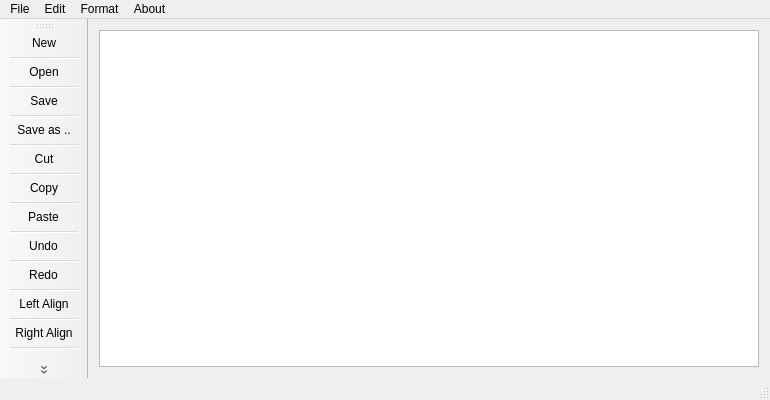
<?xml version="1.0" encoding="UTF-8"?>
<ui version="4.0">
 <class>MainWindow</class>
 <widget class="QMainWindow" name="MainWindow">
  <property name="geometry">
   <rect>
    <x>0</x>
    <y>0</y>
    <width>770</width>
    <height>400</height>
   </rect>
  </property>
  <property name="windowTitle">
   <string>MainWindow</string>
  </property>
  <widget class="QWidget" name="centralWidget">
   <layout class="QHBoxLayout" name="horizontalLayout">
    <item>
     <widget class="QTextEdit" name="textEdit">
      <property name="enabled">
       <bool>true</bool>
      </property>
      <property name="cursor" stdset="0">
       <cursorShape>IBeamCursor</cursorShape>
      </property>
      <property name="inputMethodHints">
       <set>Qt::ImhMultiLine</set>
      </property>
      <property name="html">
       <string>&lt;!DOCTYPE HTML PUBLIC &quot;-//W3C//DTD HTML 4.0//EN&quot; &quot;http://www.w3.org/TR/REC-html40/strict.dtd&quot;&gt;
&lt;html&gt;&lt;head&gt;&lt;meta name=&quot;qrichtext&quot; content=&quot;1&quot; /&gt;&lt;style type=&quot;text/css&quot;&gt;
p, li { white-space: pre-wrap; }
&lt;/style&gt;&lt;/head&gt;&lt;body style=&quot; font-family:'.SF NS Text'; font-size:13pt; font-weight:400; font-style:normal;&quot;&gt;
&lt;p style=&quot;-qt-paragraph-type:empty; margin-top:0px; margin-bottom:0px; margin-left:0px; margin-right:0px; -qt-block-indent:0; text-indent:0px;&quot;&gt;&lt;br /&gt;&lt;/p&gt;
&lt;p style=&quot;-qt-paragraph-type:empty; margin-top:0px; margin-bottom:0px; margin-left:0px; margin-right:0px; -qt-block-indent:0; text-indent:0px;&quot;&gt;&lt;br /&gt;&lt;/p&gt;&lt;/body&gt;&lt;/html&gt;</string>
      </property>
     </widget>
    </item>
   </layout>
  </widget>
  <widget class="QMenuBar" name="menuBar">
   <property name="geometry">
    <rect>
     <x>0</x>
     <y>0</y>
     <width>770</width>
     <height>22</height>
    </rect>
   </property>
   <widget class="QMenu" name="menuFile">
    <property name="title">
     <string>File</string>
    </property>
    <addaction name="actionNew"/>
    <addaction name="actionOpen"/>
    <addaction name="separator"/>
    <addaction name="actionSave"/>
    <addaction name="actionSave_as"/>
    <addaction name="separator"/>
    <addaction name="actionExit_2"/>
   </widget>
   <widget class="QMenu" name="menuEdit">
    <property name="title">
     <string>Edit</string>
    </property>
    <addaction name="actionCut"/>
    <addaction name="actionCopy"/>
    <addaction name="actionPaste"/>
    <addaction name="separator"/>
    <addaction name="actionUndo"/>
    <addaction name="actionRedo"/>
    <addaction name="separator"/>
   </widget>
   <widget class="QMenu" name="menuAbout">
    <property name="title">
     <string>About</string>
    </property>
    <addaction name="actionAbout_QtTxtEdit"/>
    <addaction name="separator"/>
    <addaction name="actionAbout_Qt"/>
   </widget>
   <widget class="QMenu" name="menuFormat">
    <property name="title">
     <string>Format</string>
    </property>
    <addaction name="actionLeft_Align"/>
    <addaction name="actionRight_Align"/>
    <addaction name="actionCenter_Align"/>
    <addaction name="separator"/>
    <addaction name="actionFont_Dialog"/>
    <addaction name="actionColour_Dialog"/>
   </widget>
   <addaction name="menuFile"/>
   <addaction name="menuEdit"/>
   <addaction name="menuFormat"/>
   <addaction name="menuAbout"/>
  </widget>
  <widget class="QToolBar" name="mainToolBar">
   <attribute name="toolBarArea">
    <enum>LeftToolBarArea</enum>
   </attribute>
   <attribute name="toolBarBreak">
    <bool>false</bool>
   </attribute>
   <addaction name="actionNew"/>
   <addaction name="separator"/>
   <addaction name="actionOpen"/>
   <addaction name="separator"/>
   <addaction name="actionSave"/>
   <addaction name="separator"/>
   <addaction name="actionSave_as"/>
   <addaction name="separator"/>
   <addaction name="actionCut"/>
   <addaction name="separator"/>
   <addaction name="actionCopy"/>
   <addaction name="separator"/>
   <addaction name="actionPaste"/>
   <addaction name="separator"/>
   <addaction name="actionUndo"/>
   <addaction name="separator"/>
   <addaction name="actionRedo"/>
   <addaction name="separator"/>
   <addaction name="actionLeft_Align"/>
   <addaction name="separator"/>
   <addaction name="actionRight_Align"/>
   <addaction name="separator"/>
   <addaction name="actionCenter_Align"/>
   <addaction name="separator"/>
   <addaction name="actionFont_Dialog"/>
   <addaction name="separator"/>
   <addaction name="actionColour_Dialog"/>
  </widget>
  <widget class="QStatusBar" name="statusBar"/>
  <action name="actionNew">
   <property name="text">
    <string>New</string>
   </property>
   <property name="shortcut">
    <string>Ctrl+N</string>
   </property>
  </action>
  <action name="actionOpen">
   <property name="text">
    <string>Open</string>
   </property>
   <property name="shortcut">
    <string>Ctrl+O</string>
   </property>
  </action>
  <action name="actionSave">
   <property name="enabled">
    <bool>true</bool>
   </property>
   <property name="text">
    <string>Save</string>
   </property>
   <property name="shortcut">
    <string>Ctrl+S</string>
   </property>
  </action>
  <action name="actionSave_as">
   <property name="text">
    <string>Save as ..</string>
   </property>
  </action>
  <action name="actionExit_2">
   <property name="icon">
    <iconset resource="iconresource.qrc">
     <normaloff>:/IconResource/icons/exit.png</normaloff>:/IconResource/icons/exit.png</iconset>
   </property>
   <property name="text">
    <string>Exit</string>
   </property>
  </action>
  <action name="actionCut">
   <property name="text">
    <string>Cut</string>
   </property>
  </action>
  <action name="actionCopy">
   <property name="text">
    <string>Copy</string>
   </property>
  </action>
  <action name="actionPaste">
   <property name="text">
    <string>Paste</string>
   </property>
  </action>
  <action name="actionUndo">
   <property name="text">
    <string>Undo</string>
   </property>
  </action>
  <action name="actionRedo">
   <property name="text">
    <string>Redo</string>
   </property>
  </action>
  <action name="actionAbout_QtTxtEdit">
   <property name="icon">
    <iconset resource="iconresource.qrc">
     <normaloff>:/IconResource/icons/Info.png</normaloff>:/IconResource/icons/Info.png</iconset>
   </property>
   <property name="text">
    <string>About QtTxtEdit</string>
   </property>
   <property name="toolTip">
    <string>About QtTxtEdit</string>
   </property>
  </action>
  <action name="actionAbout_Qt">
   <property name="icon">
    <iconset resource="iconresource.qrc">
     <normaloff>:/IconResource/icons/aboutqt.png</normaloff>:/IconResource/icons/aboutqt.png</iconset>
   </property>
   <property name="text">
    <string>About Qt</string>
   </property>
  </action>
  <action name="actionLeft_Align">
   <property name="icon">
    <iconset resource="iconresource.qrc">
     <normaloff>:/IconResource/icons/left_align.png</normaloff>:/IconResource/icons/left_align.png</iconset>
   </property>
   <property name="text">
    <string>Left Align</string>
   </property>
  </action>
  <action name="actionRight_Align">
   <property name="icon">
    <iconset resource="iconresource.qrc">
     <normaloff>:/IconResource/icons/right_align.png</normaloff>:/IconResource/icons/right_align.png</iconset>
   </property>
   <property name="text">
    <string>Right Align</string>
   </property>
  </action>
  <action name="actionCenter_Align">
   <property name="icon">
    <iconset resource="iconresource.qrc">
     <normaloff>:/IconResource/icons/center_align.png</normaloff>:/IconResource/icons/center_align.png</iconset>
   </property>
   <property name="text">
    <string>Center Align</string>
   </property>
  </action>
  <action name="actionFont_Dialog">
   <property name="text">
    <string>Fonts</string>
   </property>
   <property name="toolTip">
    <string>Fonts</string>
   </property>
  </action>
  <action name="actionColour_Dialog">
   <property name="icon">
    <iconset resource="iconresource.qrc">
     <normaloff>:/IconResource/icons/colorwheel.png</normaloff>:/IconResource/icons/colorwheel.png</iconset>
   </property>
   <property name="text">
    <string>Font Colour</string>
   </property>
   <property name="toolTip">
    <string>Font Colour</string>
   </property>
  </action>
 </widget>
 <layoutdefault spacing="6" margin="11"/>
 <resources>
  <include location="iconresource.qrc"/>
 </resources>
 <connections/>
</ui>
